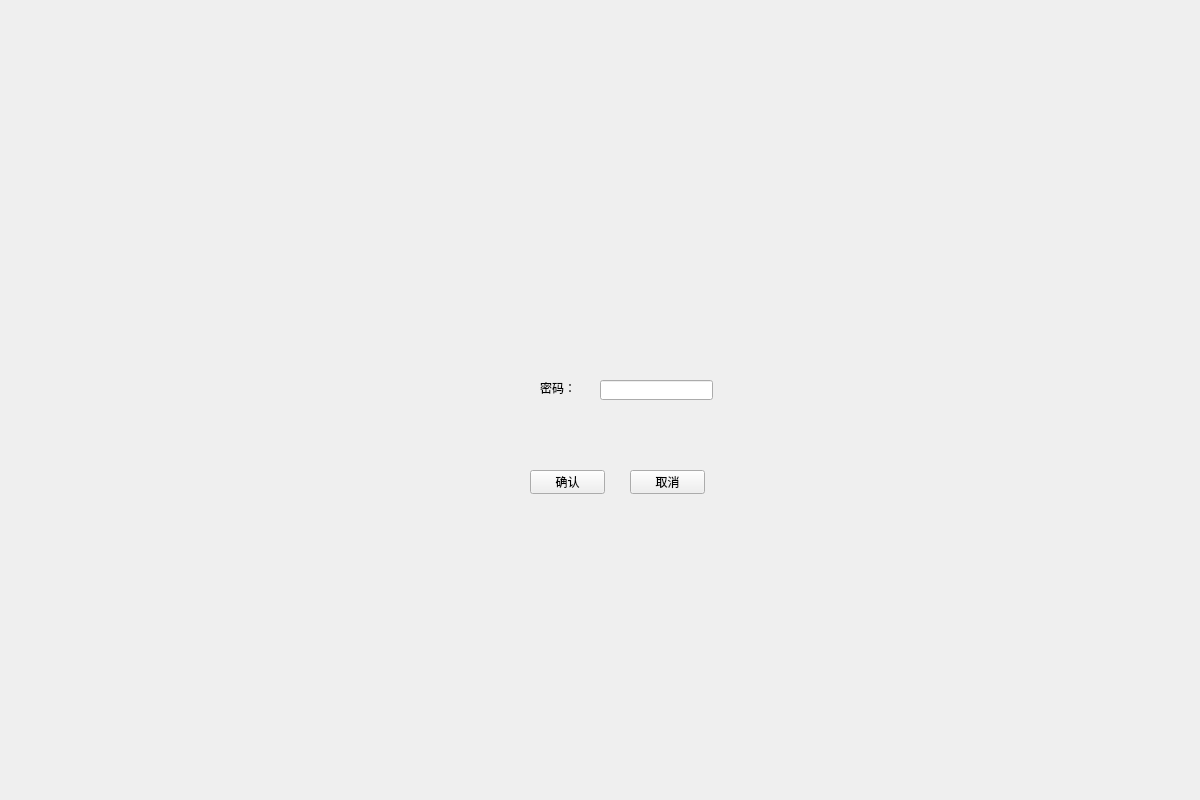
<?xml version="1.0" encoding="UTF-8"?>
<ui version="4.0">
 <class>Frm_User_Delete</class>
 <widget class="QWidget" name="Frm_User_Delete">
  <property name="geometry">
   <rect>
    <x>0</x>
    <y>0</y>
    <width>1200</width>
    <height>800</height>
   </rect>
  </property>
  <property name="minimumSize">
   <size>
    <width>1200</width>
    <height>800</height>
   </size>
  </property>
  <property name="maximumSize">
   <size>
    <width>1200</width>
    <height>800</height>
   </size>
  </property>
  <property name="windowTitle">
   <string>Form</string>
  </property>
  <widget class="QLabel" name="lbl_pwd">
   <property name="geometry">
    <rect>
     <x>540</x>
     <y>380</y>
     <width>54</width>
     <height>16</height>
    </rect>
   </property>
   <property name="text">
    <string>密码：</string>
   </property>
  </widget>
  <widget class="QLineEdit" name="txt_pwd">
   <property name="geometry">
    <rect>
     <x>600</x>
     <y>380</y>
     <width>113</width>
     <height>20</height>
    </rect>
   </property>
   <property name="echoMode">
    <enum>QLineEdit::EchoMode::Password</enum>
   </property>
  </widget>
  <widget class="QPushButton" name="btn_del">
   <property name="geometry">
    <rect>
     <x>530</x>
     <y>470</y>
     <width>75</width>
     <height>24</height>
    </rect>
   </property>
   <property name="text">
    <string>确认</string>
   </property>
  </widget>
  <widget class="QPushButton" name="btn_cancel">
   <property name="geometry">
    <rect>
     <x>630</x>
     <y>470</y>
     <width>75</width>
     <height>24</height>
    </rect>
   </property>
   <property name="text">
    <string>取消</string>
   </property>
  </widget>
 </widget>
 <resources/>
 <connections/>
</ui>
